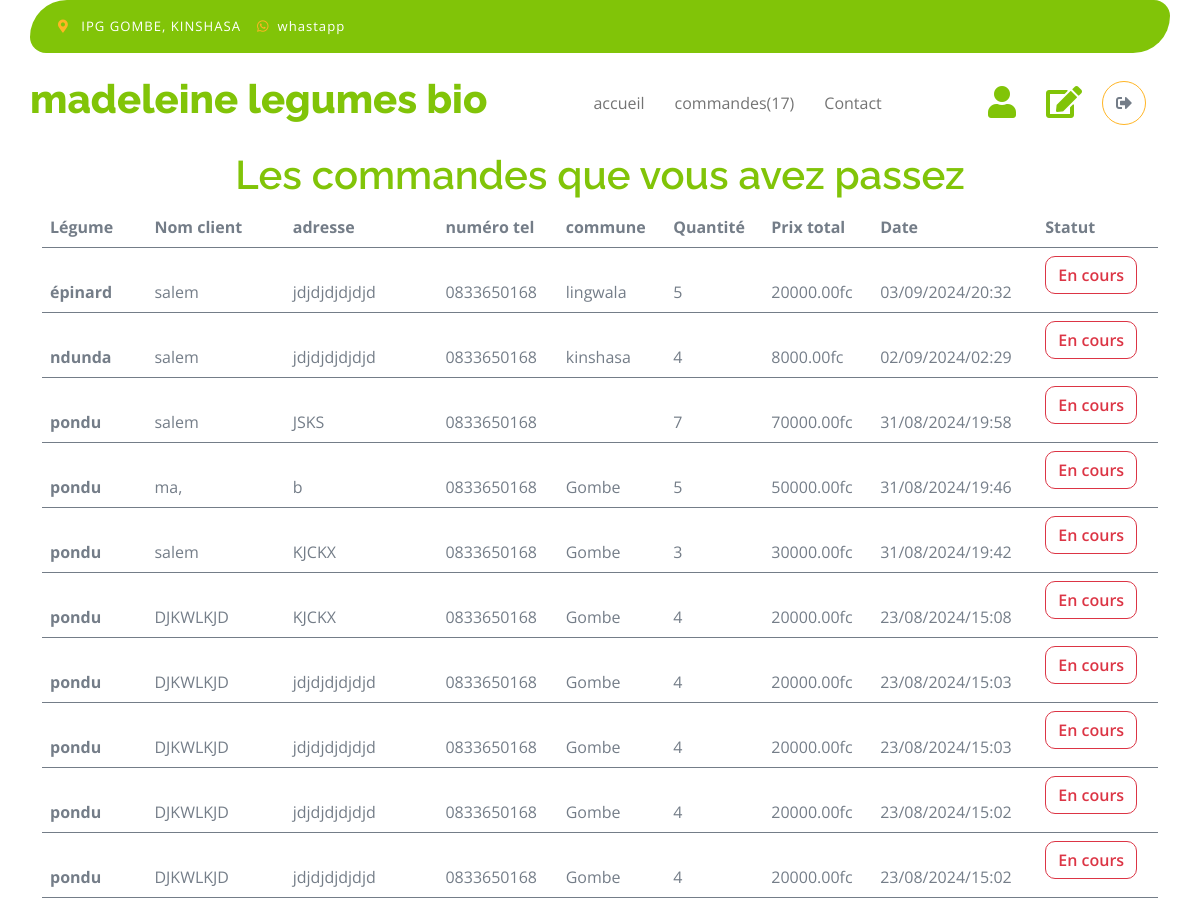
Page /accounts/seeallcommands/ (signed in, upper part) on the earlier database version.
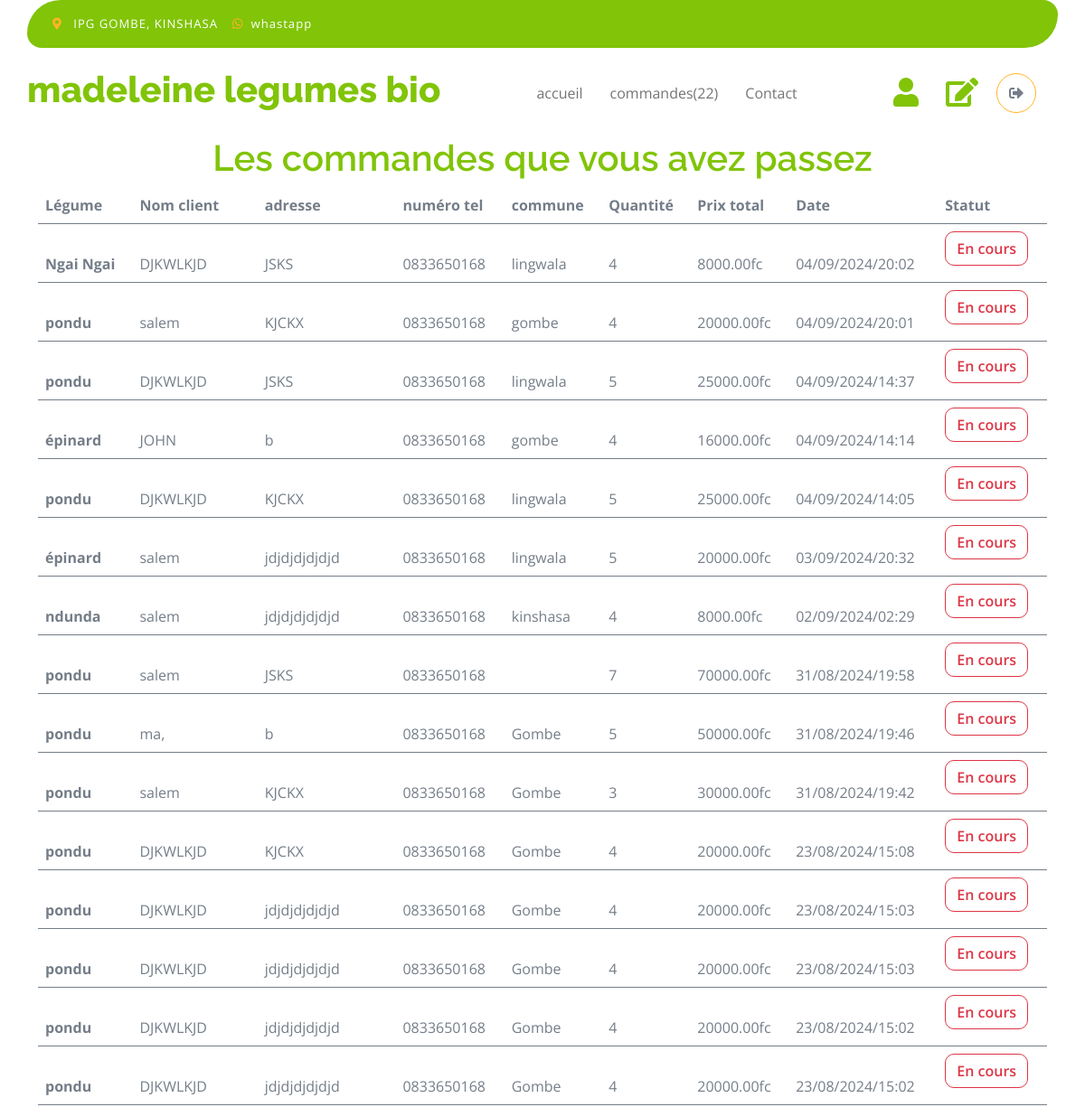
Same page on the later database version.
### vegetable_shop/models.py (models this page shows, shortened)
class Command(models.Model):
    user = models.ForeignKey(User, on_delete=models.CASCADE, default=1)
    vegetable = models.ForeignKey('Vegetable', on_delete=models.CASCADE)
    quantity = models.IntegerField()
    amount = models.DecimalField(max_digits=10, decimal_places=2, default=0)
    name_client = models.CharField(max_length=100)
    commune_client = models.CharField(max_length=200)
    address_client = models.CharField(max_length=200)
    date_command = models.DateTimeField(default=datetime.now)
    statut = models.CharField(max_length=50, default='En cours')

class Vegetable(models.Model):
       name = models.CharField(max_length=100)
       description = models.TextField()
       picture = models.ImageField(upload_to='pictures', blank=True)
       price = models.DecimalField(max_digits=10, decimal_places=2)
       stock = models.IntegerField()
       date_add = models.DateTimeField(auto_now_add=True)
       def __str__(self):
           return self.name

### accounts/models.py (models this page shows, shortened)
class Profile(models.Model):
    user = models.OneToOneField(User, on_delete=models.CASCADE)
    phone_number = models.CharField(max_length=15, blank=True)
    commune =  models.CharField(max_length=100, blank=True)

### accounts/views.py (the view)
# urls.py: path('seeallcommands/', views.seeallcommands, name='seeallcommands'),
@permission_required('vegetable_shop.change_command')
def seeallcommands(request):
    ongoing_commands = Command.objects.filter(statut='En cours').order_by('-date_command')
    other_commands = Command.objects.exclude(statut='En cours').order_by('-date_command')
    all_commands = list(ongoing_commands) + list(other_commands)
    total_commands = Command.objects.filter(statut= 'En cours').count()
    return render(request, 'accounts/seeallcommands.html', {'commands': all_commands, 'total_commands': total_commands})

### accounts/templates/accounts/seeallcommands.html (shortened to what this page needs)
{% load static %}
<!DOCTYPE html>
<html lang="en">
    <head>
        <link rel="stylesheet" href="https://use.fontawesome.com/releases/v5.15.4/css/all.css"/>
        <link href="https://cdn.jsdelivr.net/npm/bootstrap-icons@1.4.1/font/bootstrap-icons.css" rel="stylesheet">
        <link href="{% static 'css/bootstrap.min.css' %}" rel="stylesheet">
        <link href="{% static 'css/style.css' %}" rel="stylesheet">
    </head>
    <body>
        <div class="container-fluid fixed-top">
            <div class="container topbar bg-primary d-none d-lg-block">
                <div class="d-flex justify-content-between">
                    <div class="top-info ps-2">
                        <small class="me-3"><i class="fas fa-map-marker-alt me-2 text-secondary"></i> <a href="#" class="text-white">IPG GOMBE, KINSHASA</a></small>
                        <small class="me-3"><i class="fab fa-whatsapp me-2 text-secondary"></i><a href="https://wa.me/243810589288" class="text-white">whastapp</a></small>
                    </div>
                </div>
            </div>
            <div class="container px-0">
                <nav class="navbar navbar-light bg-white navbar-expand-xl">
                    <a href="/" class="navbar-brand"><h1 class="text-primary display-6">madeleine legumes bio</h1></a>
                    <div class="collapse navbar-collapse bg-white" id="navbarCollapse">
                        <div class="navbar-nav mx-auto">
                            <a href="{% url 'vegetable_shop:index' %}" class="nav-item nav-link">accueil</a>
                            {% if user.is_staff %}
                            <a href="{% url 'accounts:seeallcommands' %}" class="nav-item nav-link">commandes({{total_commands}})</a>
                            {% else %}
                            <a href="{% url 'vegetable_shop:commands' %}" class="nav-item nav-link">commandes</a>
                            {% endif %}
                            <a href="{% url 'vegetable_shop:contact' %}" class="nav-item nav-link">Contact</a>
                        </div>
                        <div class="d-flex m-3 me-0">
                            {% if user.is_staff %}
                            <a href="{% url 'accounts:add_user_staff' %}" class="my-auto">
                                <i class="fas fa-user fa-2x"></i>
                            </a>
                            {% else %}
                            <a href="{% url 'accounts:seecommands' %}" class="my-auto">
                                <i class="fas fa-user fa-2x"></i>
                            </a>
                            {% endif %}
                            {% if user.is_staff %}
                            <a href="{% url 'accounts:editsite' %}" class="my-auto" style="margin-left: 30px; margin-right: 20px;">
                                <i class="fas fa-edit fa-2x"></i>
                            </a>
                            {% endif %}
                            {% if user.is_authenticated %}
                                {% with icon='fas fa-sign-out-alt' %}
                                    <a href="{% url 'accounts:logout' %}" class="btn-search btn border border-secondary btn-md-square rounded-circle bg-white me-4">
                                        <i class="{{ icon }}"></i>
                                    </a>
                                {% endwith %}
                            {% else %}
                                {% with icon='fas fa-sign-in-alt' %}
                                    <a href="{% url 'accounts:login' %}" class="btn-search btn border border-secondary btn-md-square rounded-circle bg-white me-4">
                                        <i class="{{ icon }}"></i>
                                    </a>
                                {% endwith %}
                            {% endif %}
                        </div>
                    </div>
                </nav>
            </div>
        </div>
        <div class="container py-5 mt-5" id="seecommands" style="position:relative; top: 55px;">
            {% block content %}
            <h1 class="text-primary text-center">Les commandes que vous avez passez</h1>
            <div class="table-responsive">
                <table class="table">
                    <thead>
                      <tr>
                        <th scope="col">Légume</th>
                        <th scope="col">Nom client</th>
                        <th scope="col">adresse</th>
                        <th scope="col">numéro tel</th>
                        <th scope="col">commune</th>
                        <th scope="col">Quantité</th>
                        <th scope="col">Prix total</th>
                        <th scope="col">Date</th>
                        <th scope="col">Statut</th>
                      </tr>
                    </thead>
                    {% for command in commands %}
                    <tbody>
                        <tr>
                            <th scope="row">
                                <p class="mb-0 mt-4">{{command.vegetable}}</p>
                            </th>
                            <td>
                                <p class="mb-0 mt-4">{{ command.name_client }}</p>
                            </td>
                            <td>
                                <p class="mb-0 mt-4">{{command.address_client}}</p>
                            </td>
                            <td>
                                <p class="mb-0 mt-4">{{command.user.profile.phone_number}}</p>
                            </td>
                            <td>
                                <p class="mb-0 mt-4">{{command.commune_client}}</p>
                            </td>
                            <td>
                               <p class="mb-0 mt-4">{{command.quantity}}</p>
                            </td>
                            <td>
                                <p class="mb-0 mt-4"> {{command.amount}}fc </p>
                            </td>
                            <td>
                                <p class="mb-0 mt-4"> {{ command.date_command|date:"d/m/Y/H:i" }} </p>
                            </td>
                            {% if command.statut == 'effectué' %}
                            {% with color_statut='btn-link' %}
                                <td>
                                    <a href="{% url 'accounts:update_status' command.id %}" class="btn {{ color_statut }} statut" data-id="{{ command.id }}"> {{ command.statut }} </a>
                                </td>
                            {% endwith %}
                        {% else %}
                            {% with color_statut='btn-outline-danger' %}
                                <td>
                                    <a href="{% url 'accounts:update_status' command.id %}" class="btn {{ color_statut }} statut" data-id="{{ command.id }}"> {{ command.statut }} </a>
                                </td>
                            {% endwith %}
                        {% endif %}
                        </tr>
                    </tbody>
                    {% empty %}
                    <h3 class="text-center">Aucune commande n'a encore été passée</h3>
                    {% endfor %}
                </table>
            </div>
            {% endblock %}
        </div>
</body>
</html>

### static/css/style.css (style rules this page uses)
.btn { font-weight: 600; transition: .5s; }
.btn-md-square { width: 44px; height: 44px; }
.btn-square, .btn-sm-square, .btn-md-square, .btn-lg-square { padding: 0; display: flex; align-items: center; justify-content: center; font-weight: normal; }
.btn.border-secondary { transition: 0.5s; }
.fixed-top { transition: 0.5s; background: var(--bs-white); border: 0; }
.topbar { padding: 20px; border-radius: 230px 100px; }
.topbar .top-info { font-size: 15px; line-height: 0; letter-spacing: 1px; display: flex; align-items: center; }
.navbar .navbar-nav .nav-link { padding: 10px 15px; font-size: 16px; transition: .5s; }
.navbar { height: 100px; border-bottom: 1px solid rgba(255, 255, 255, .1); }

Differences in the rows shown:
added Command: vegetable "Ngai Ngai", name_client "DJKWLKJD", address_client "JSKS", user.profile.phone_number "0833650168", commune_client "lingwala", quantity "4", amount "8000.00", date_command "04/09/2024/20:02", statut "En cours"
added Command: vegetable "pondu", name_client "salem", address_client "KJCKX", user.profile.phone_number "0833650168", commune_client "gombe", quantity "4", amount "20000.00", date_command "04/09/2024/20:01", statut "En cours"
added Command: vegetable "pondu", name_client "DJKWLKJD", address_client "JSKS", user.profile.phone_number "0833650168", commune_client "lingwala", quantity "5", amount "25000.00", date_command "04/09/2024/14:37", statut "En cours"
added Command: vegetable "épinard", name_client "JOHN", address_client "b", user.profile.phone_number "0833650168", commune_client "gombe", quantity "4", amount "16000.00", date_command "04/09/2024/14:14", statut "En cours"
added Command: vegetable "pondu", name_client "DJKWLKJD", address_client "KJCKX", user.profile.phone_number "0833650168", commune_client "lingwala", quantity "5", amount "25000.00", date_command "04/09/2024/14:05", statut "En cours"
Other differences:
{{ total_commands }}: "17" → "22"
